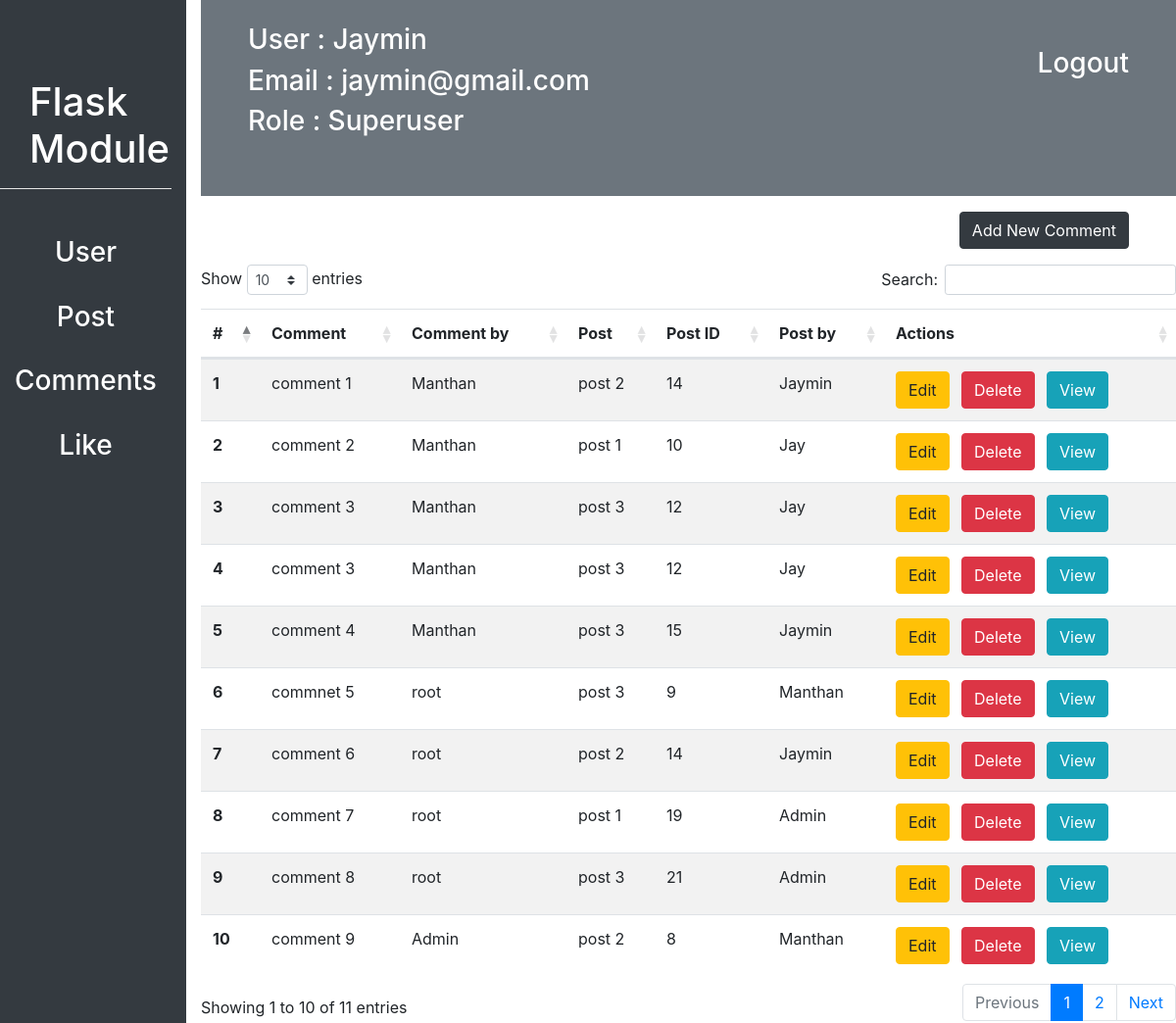
/customadmin/comments_list (signed in), run on the app's committed database.
### flask_module/user/models.py (models this page shows, shortened)
class User(db.Model, UserMixin):
    id = db.Column(db.Integer, primary_key=True)
    username = db.Column(db.String(20), unique=True, nullable=False)
    email = db.Column(db.String(30), unique=True, nullable=False)
    profile_picture = db.Column(db.String(70), nullable=False, default="defualt_img.jpg")
    password = db.Column(db.String(15), nullable=False)
    like = db.relationship("Likes", backref="user", lazy=True, cascade = "all, delete, delete-orphan", )
    post = db.relationship("Post", backref="user", lazy=True, cascade = "all, delete, delete-orphan", )
    comment = db.relationship("Comments", backref="user", lazy=True, cascade = "all, delete, delete-orphan", )
    following = db.relationship("User",
                    secondary=connected_user,
                    primaryjoin=id==connected_user.c.parent_id,
                    secondaryjoin=id==connected_user.c.children_id,
                    backref="followed_by")
    role_id = db.Column(db.Integer, db.ForeignKey("role.id"), nullable=False)

class Role(db.Model):
    id = db.Column(db.Integer, primary_key=True)
    name = db.Column(db.String(20), unique=True, nullable=False)
    user = db.relationship("User", backref="role")

### flask_module/posts/models.py (models this page shows, shortened)
class Comments(db.Model):
    id = db.Column(db.Integer, primary_key=True)
    user_id = db.Column(db.Integer, db.ForeignKey("user.id"), nullable=False)
    post_id = db.Column(db.Integer, db.ForeignKey("post.id"), nullable=False)
    comment = db.Column(db.String(200), nullable=True)

class Post(db.Model):
    id = db.Column(db.Integer, primary_key=True)
    image = db.Column(db.String(70), nullable=False)
    caption = db.Column(db.String(20), nullable=False)
    created_at = db.Column(db.DateTime, nullable=False, default=datetime.now())
    user_id = db.Column(db.Integer, db.ForeignKey("user.id"), nullable=False)
    comment = db.relationship("Comments", backref="post", lazy=True, cascade = "all, delete, delete-orphan", )
    likes = db.relationship("Likes", backref="post", lazy=True, cascade = "all, delete, delete-orphan", )

### flask_module/customadmin/routes.py (the view)
@customadmin.route("/customadmin/comments_list")
@login_required
def comments_list():
    comments = Comments.query.all()
    return render_template("customadmin/comments/comments_list.html", comments=comments)

### flask_module/customadmin/routes.py (called while the page is built)
def login_required(f):
    @wraps(f)
    def decorated_function(*args, **kwargs):
        if current_user.is_authenticated is False:
            return redirect(url_for('customadmin.login'))
        return f(*args, **kwargs)
    return decorated_function

### flask_module/user/models.py (called while the page is built)
@login_manager.user_loader
def load_user(user_id):
    return User.query.filter_by(id=int(user_id)).first()

### flask_module/templates/customadmin/comments/comments_list.html
{% extends "customadmin/dashboard.html" %}
{% block contant %}
  {% if current_user.role.name == "Superuser" %}
  <div class="text-right">
    <a href="{{url_for('customadmin.add_comment')}}"><h3 class="mx-5 my-3 btn btn-dark">Add New Comment</h3></a>
  </div>
  {% endif %}
<table id="comment-table" class="table table-striped m-auto mt-2">
    <thead>
      <tr>
        <th scope="col">#</th>
        <th scope="col">Comment</th>
        <th scope="col">Comment by</th>
        <th scope="col">Post</th>
        <th scope="col">Post ID</th>
        <th scope="col">Post by</th>
        <th scope="col">Actions</th>
      </tr>
    </thead>
    <tbody>
    {% for comment in comments %}
      <tr>
        <th scope="row">{{comment.id}}</th>
        <td>{{comment.comment}}</td>
        <td>{{comment.user.username}}</td>
        <td>{{comment.post.caption}}</td>
        <td>{{comment.post.id}}</td>
        <td>{{comment.post.user.username}}</td>
        <td>
            {% if current_user.role.name == "Superuser" %}
            <a href="{{url_for('customadmin.comment_update', comment_id=comment.id)}}" class="btn btn-warning">Edit</a>
            <a href="" class="btn btn-danger mx-2 delete-comment-customadmin" data-commentid="{{comment.id}}">Delete</a>
            {% endif %}
            <a href="{{url_for('customadmin.comment_detail', comment_id=comment.id)}}" class="btn btn-info">View</a></td>
      </tr>
    {% endfor %}
    </tbody>
  </table>
{% endblock contant %}

### flask_module/templates/customadmin/dashboard.html (shortened to what this page needs)
<!DOCTYPE html>
<html lang="en">
<head>
    <link rel="stylesheet" href="{{ url_for('static', filename='css/bootstrap.css') }}">
    <link rel="stylesheet" href="{{url_for('static', filename="css/datatable.css")}}">
    <link rel="stylesheet" href="{{url_for('static', filename="css/datatable.min.css")}}">
</head>
<body>
    <div class="row" id="sidebar">
        <div class="col bg-dark">
            <div id="module-title">
                <h1 class="text-white">Flask Module</h1>
            </div>
            <hr style="background: white">
            <div class="mt-5 text-center">
                <a href="{{url_for('customadmin.dashboard', username=current_user.username)}}"><h3 class="text-white">User</h3></a><br>
                <a href="{{url_for('customadmin.post_list')}}"><h3 class="text-white">Post</h3></a><br>
                <a href="{{url_for('customadmin.comments_list')}}"><h3 class="text-white">Comments</h3></a><br>
                <a href="{{url_for('customadmin.like_list')}}"><h3 class="text-white">Like</h3></a><br>
            </div>
        </div>
        <div class="col-10">
            <div id="navbar" class="bg-secondary">
                <a href="{{url_for('customadmin.logout')}}"><h3 class="float-right px-5 pt-5 text-white">Logout</h3></a>
                <h3 class="text-white pt-4 px-5">User : {{current_user.username}}</h3>
                <h3 class="text-white px-5">Email : {{current_user.email}}</h3>
                <h3 class="text-white px-5">Role : {{current_user.role.name}}</h3>
            </div>
            {% block contant %}{% endblock contant %}
        </div>
    </div>
</body>
</html>

### flask_module/templates/customadmin/dashboard.html (style rules this page uses)
#sidebar { height: 900px; }
#module-title { margin-top: 80px; margin-left: 30px; }
#navbar { height: 200px; }

### data on the page
User: username "Jaymin", email "jaymin@gmail.com"
Role: role.name "Superuser"
Comments: id "1", comment "comment 1", user.username "Manthan", post.caption "post 2", post.id "14", post.user.username "Jaymin"
Comments: id "2", comment "comment 2", user.username "Manthan", post.caption "post 1", post.id "10", post.user.username "Jay"
Comments: id "3", comment "comment 3", user.username "Manthan", post.caption "post 3", post.id "12", post.user.username "Jay"
Comments: id "4", comment "comment 3", user.username "Manthan", post.caption "post 3", post.id "12", post.user.username "Jay"
Comments: id "5", comment "comment 4", user.username "Manthan", post.caption "post 3", post.id "15", post.user.username "Jaymin"
Comments: id "6", comment "commnet 5", user.username "root", post.caption "post 3", post.id "9", post.user.username "Manthan"
Comments: id "7", comment "comment 6", user.username "root", post.caption "post 2", post.id "14", post.user.username "Jaymin"
Comments: id "8", comment "comment 7", user.username "root", post.caption "post 1", post.id "19", post.user.username "Admin"
Comments: id "9", comment "comment 8", user.username "root", post.caption "post 3", post.id "21", post.user.username "Admin"
Comments: id "10", comment "comment 9", user.username "Admin", post.caption "post 2", post.id "8", post.user.username "Manthan"
